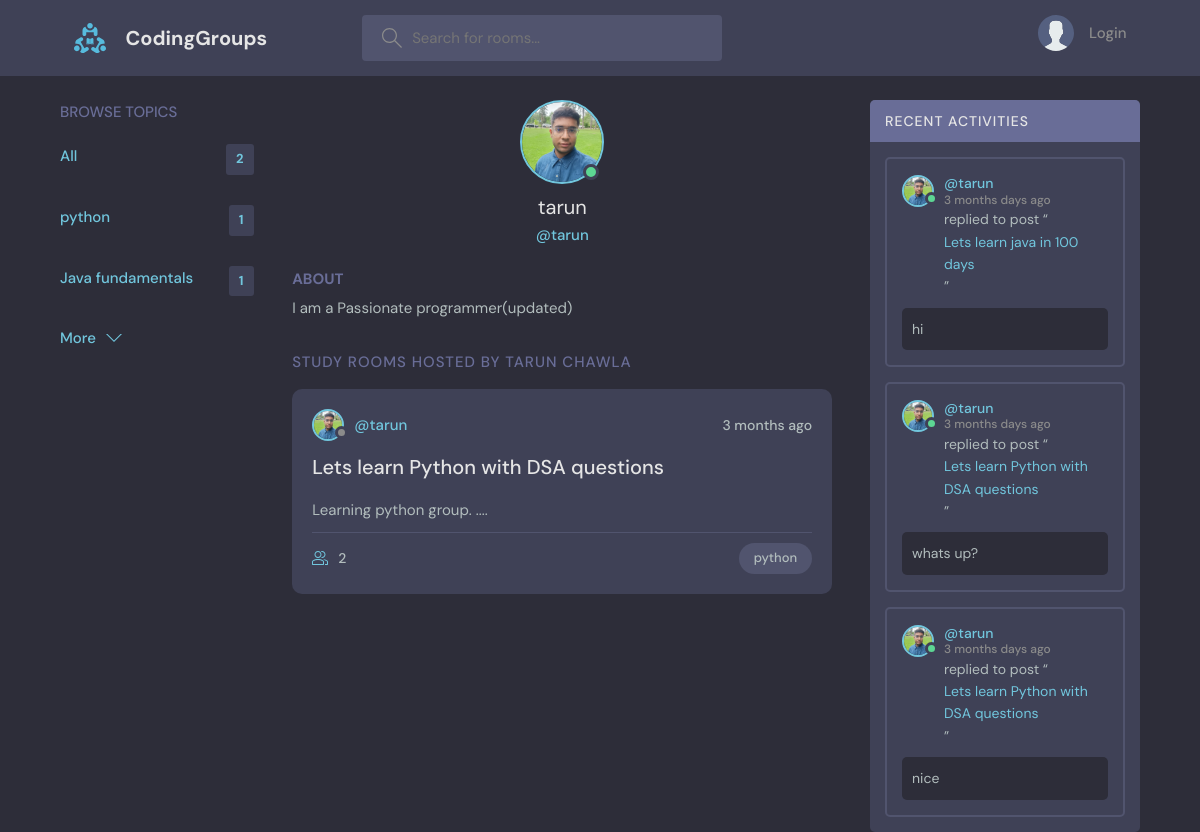
Page /profile/1/ on the committed database.
### base/models.py (models this page shows, shortened)
class Topic(models.Model):
    name = models.CharField(max_length=200)

class User(AbstractUser):
    name = models.CharField(max_length=200, null=True)
    email = models.EmailField(null=True, unique=True)
    bio = models.TextField(null = True)
    avatar = models.ImageField(null=True, default="avatar.svg")
    USERNAME_FIELD = 'email'
    REQUIRED_FIELDS = []

class Room(models.Model):
    host = models.ForeignKey(User, on_delete=models.CASCADE, null = True)
    topic = models.ForeignKey(Topic, on_delete=models.SET_NULL, null=True)
    name = models.CharField(max_length=200)
    description = models.TextField(null=True, blank=True)
    participants = models.ManyToManyField(User, related_name="participants", blank=True)
    updated = models.DateTimeField(auto_now=True)
    created = models.DateTimeField(auto_now_add=True)
    class Meta:
        ordering = ['-updated', '-created']
    def __str__(self):
        return self.name

class Message(models.Model):
    user = models.ForeignKey(User, on_delete=models.CASCADE)
    room = models.ForeignKey(Room, on_delete=models.CASCADE)
    body = models.TextField()
    updated = models.DateTimeField(auto_now=True)
    created = models.DateTimeField(auto_now_add=True)
    class Meta:
        ordering = ['-updated', '-created']

### base/views.py (the view)
# urls.py: path('profile/<str:pk>/', views.profilePage, name="profile-page"),
def profilePage(request, pk):
    user = User.objects.get(id = pk)
    topics = Topic.objects.all()
    rooms = user.room_set.all()
    room_messages = user.message_set.all()
    context = {'user': user, 'rooms': rooms, 'room_messages': room_messages, 'topics': topics}
    return render(request, 'base/profile.html', context)

### base/templates/base/profile.html (shortened to what this page needs)
{% extends 'main.html' %}
{% block content %}
<main class="profile-page layout layout--3">
    <div class="container">
      {% include 'base/sidebar.html' %}
      <div class="roomList">
        <div class="profile">
          <div class="profile__avatar">
            <div class="avatar avatar--large active">
              <img src="{{user.avatar.url}}" />
            </div>
          </div>
          <div class="profile__info">
            <h3>{{user.username}}</h3>
            <p>@{{user.username}}</p>
          </div>
          <div class="profile__about">
            <h3>About</h3>
            <p>
              {{user.bio}}
            </p>
          </div>
        </div>
        <div class="roomList__header">
          <div>
            <h2>Study Rooms Hosted by {{user.name}}</a>
            </h2>
          </div>
        </div>
        {% include 'base/main_feed.html' %}
      </div>
      {% include 'base/activity_feed.html' %}
    </div>
</main>
{% endblock %}

### Templates/main.html (shortened to what this page needs)
{%load static%}
<!DOCTYPE html>
<html lang="en">
  <head>
    <link rel="stylesheet" href="{% static 'styles/style.css'  %}" />
  </head>
  <body>
    {% include 'navbar.html'%}  {% block content %} {% endblock %}
  </body>
</html>

### Templates/navbar.html (shortened to what this page needs)
{% load static %}
<header class="header header--loggedIn">
  <div class="container">
    <a href="/" class="header__logo">
      <img src="{% static 'images/logo.svg' %}" />
      <h1>CodingGroups</h1>
    </a>
    <form class="header__search" method="GET" action="{% url 'Home' %}">
      <label>
        <input name="q" placeholder="Search for rooms..." />
      </label>
    </form>
    <nav class="header__menu">
      {% if request.user.is_authenticated %}
      <div class="header__user">
        <a href="{% url 'profile-page' request.user.id%}">
          <div class="avatar avatar--medium active">
            <img src="{{request.user.avatar.url}}" />
          </div>
          <p>
            {{request.user.username}}<span>@{{request.user.username}}</span>
          </p>
        </a>
        <button class="dropdown-button">
          <svg
            version="1.1"
            xmlns="http://www.w3.org/2000/svg"
            width="32"
            height="32"
            viewBox="0 0 32 32"
          >
            <title>chevron-down</title>
            <path d="M16 21l-13-13h-3l16 16 16-16h-3l-13 13z"></path>
          </svg>
        </button>
      </div>
      {% else %}
      <a href="{% url 'login' %}">
        <img src="{% static 'images/avatar.svg' %}" />
        <p>Login</p>
      </a>
      {% endif %}
    </nav>
  </div>
</header>

### base/templates/base/sidebar.html
<div class="topics">
  <div class="topics__header">
    <h2>Browse Topics</h2>
  </div>
  <ul class="topics__list">
    <li>
      <a href="{% url 'Home' %}" class="active"
        >All <span>{{topics.count}}</span></a
      >
    </li>
    {% for topic in topics %}
    <li>
      <a href="{% url 'Home' %}?q={{topic.name}}" class="active"
        >{{topic.name}}<span>{{topic.room_set.all.count}}</span></a
      >
    </li>
    {% endfor %}
  </ul>
  <a class="btn btn--link" href="{% url 'topics' %}">
    More
    <svg
      version="1.1"
      xmlns="http://www.w3.org/2000/svg"
      width="32"
      height="32"
      viewBox="0 0 32 32"
    >
      <title>chevron-down</title>
      <path d="M16 21l-13-13h-3l16 16 16-16h-3l-13 13z"></path>
    </svg>
  </a>
</div>

### base/templates/base/main_feed.html (shortened to what this page needs)
{% for room in rooms %}
<div class="roomListRoom">
  <div class="roomListRoom__header">
    <a
      href="{% url 'profile-page' room.host.id %}"
      class="roomListRoom__author"
    >
      <div class="avatar avatar--small">
        <img src="{{room.host.avatar.url}}" />
      </div>
      <span>@{{room.host.username}}</span>
    </a>
    <div class="roomListRoom__actions">
      <span>{{room.created | timesince}} ago</span>
    </div>
  </div>
  <div class="roomListRoom__content">
    <a href="{% url 'Room' room.id %}">{{room.name}}</a>
    <p>{{room.description|slice:":50" }} ....</p>
  </div>
  <div class="roomListRoom__meta">
    <a href="{% url 'Room' room.id %}" class="roomListRoom__joined">
      {{room.participants.all.count}}
    </a>
    <p class="roomListRoom__topic">{{room.topic.name}}</p>
  </div>
</div>
{% endfor %}

### base/templates/base/activity_feed.html (shortened to what this page needs)
<div class="activities">
  <div class="activities__header">
    <h2>Recent Activities</h2>
  </div>
  {% for message in room_messages %}
  <div class="activities__box">
    <div class="activities__boxHeader roomListRoom__header">
      <a
        href="{% url 'profile-page' message.user.id %}"
        class="roomListRoom__author"
      >
        <div class="avatar avatar--small active">
          <img src="{{message.user.avatar.url}}" />
        </div>
        <p>
          @{{message.user.username}}
          <span>{{message.created | timesince}} days ago</span>
        </p>
      </a>
    </div>
    <div class="activities__boxContent">
      <p>
        replied to post “<a href="{% url 'Room' message.room.id %}"
          >{{message.room}}</a
        >”
      </p>
      <div class="activities__boxRoomContent">{{message.body}}</div>
    </div>
  </div>
  {%endfor%}
</div>

### rows in the picture
Topic: name "python", room_set.all.count "1"
Topic: name "Java fundamentals", room_set.all.count "1"
User: avatar (picture), username "tarun", bio "I am a Passionate programmer(updated)", name "TARUN CHAWLA"
Room: host.avatar (picture), host.username "tarun", created "3 months", name "Lets learn Python with DSA questions", description "Learning python group.", participants.all.count "2", topic.name "python"
Message: user.avatar (picture), user.username "tarun", created "3 months", room "Lets learn java in 100 days", body "hi"
Message: user.avatar (picture), user.username "tarun", created "3 months", room "Lets learn Python with DSA questions", body "whats up?"
Message: user.avatar (picture), user.username "tarun", created "3 months", room "Lets learn Python with DSA questions", body "nice"

### other values in the picture
{{ topics.count }} "2"
